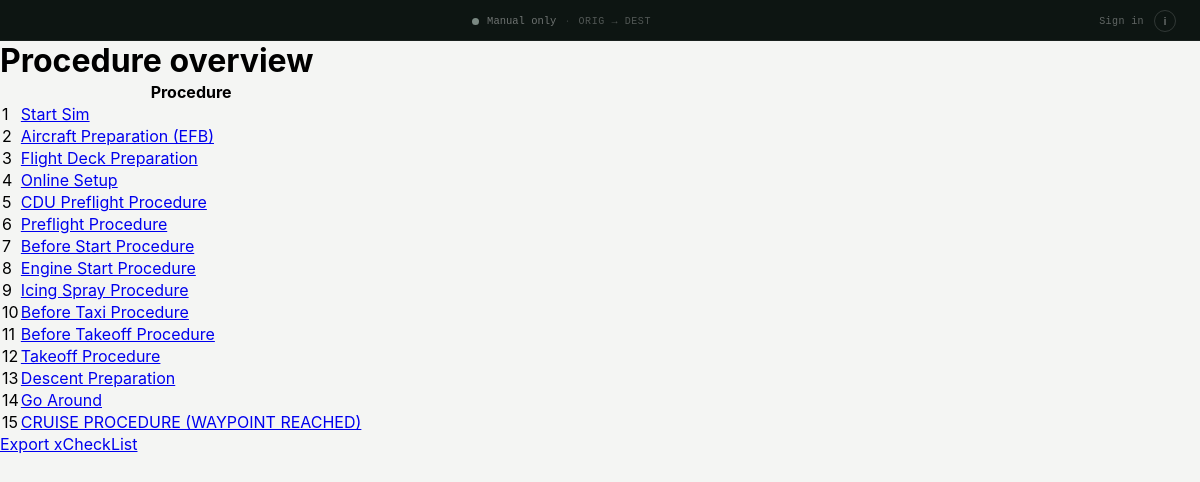
Page /procedures/ on the committed database.
### checklist/models.py (models this page shows, shortened)
class Procedure(models.Model):
    title = models.CharField(max_length=40)
    step = models.PositiveIntegerField()
    slug = models.SlugField(unique=True)
    show_expression = models.TextField(blank=True)
    auto_continue = models.BooleanField(default=False)
    def get_absolute_url(self):
        return reverse("checklist:detail", kwargs={"slug": self.slug})

### checklist/views.py (the view)
# urls.py: path("procedures/", views.IndexView.as_view(), name="index"),
class IndexView(generic.ListView):
    template_name = "checklist/index.html"
    context_object_name = "procedure_list"
    def get_queryset(self):
        return Procedure.objects.order_by("step")

### checklist/templatetags/environment_tags.py (called while the page is built)
@register.filter
def setting(key):
    return getattr(conf_settings, key, None)

### checklist/templates/checklist/index.html (shortened to what this page needs)
{% extends "checklist/base.html" %}
{% load static %}
{% block content %}
    <div class="fit-content">
        <legend>
            <h1>Procedure overview</h1>
        </legend>
        {% if procedure_list %}
            <div class="table-div">
                <table id="Table1" class="styled-table">
                    <thead>
                        <tr>
                            <th>&nbsp;</th>
                            <th>Procedure</th>
                        </tr>
                    </thead>
                    <tbody>
                        {% for proc in procedure_list %}
                            <tr>
                                <td>{{ forloop.counter }}</td>
                                <td>
                                    <a href="{{ proc.get_absolute_url }} ">{{ proc.title }}</a>
                                </td>
                            </tr>
                        {% endfor %}
                    </tbody>
                </table>
                <div class="btn-bar">
                    <a class="btn btn-right" href=" {% url 'checklist:export' %} ">Export xCheckList</a>
                </div>
            </div>
        {% else %}
            <p>No items are available.</p>
        {% endif %}
    </div>
{% endblock content %}

### checklist/static/checklist/css/tokens.css (style rules this page uses)
:root { --font-sans: -apple-system, 'Segoe UI', system-ui, sans-serif; --font-mono: 'SF Mono', 'Cascadia Mono', 'Fira Mono', 'Consolas', 'Liberation Mono', monospace; --color-teal-dark: #0F6B54; --color-teal-mid: #1A8A6C; --color-teal-bright: #22C9A0; --color-bg: #F4F5F3; --color-card: #FFFFFF; --color-dark: #0D1512; --color-ink: #111714; --color-ink-mid: #3D4842; --color-ink-muted: #7A8882; --color-ink-faint: #B8C0BC; --color-border: #E2E6E4; --color-border-mid: #C8D0CC; --color-checked-bg: #F0FAF6; --color-amber: #F5A623; --color-red: #C94040; --color-danger: #C0392B; --color-danger-bg: #FDF2F1; --space-1: 4px; --space-2: 8px; --space-3: 12px; --space-4: 16px; --space-5: 20px; --space-6: 24px; --radius-sm: 6px; --radius-md: 10px; --radius-lg: 12px; --transition-fast: 0.18s ease; --transition-panel: 0.28s cubic-bezier(0.4, 0, 0.2, 1); }

### checklist/static/checklist/css/layout.css (style rules this page uses)
*, *::before, *::after { box-sizing: border-box; margin: 0; padding: 0; }
html, body { height: 100%; }
body { font-family: var(--font-sans); background: var(--color-bg); display: flex; flex-direction: column; overflow: hidden; }

### rows in the picture
Procedure: title "Start Sim"
Procedure: title "Aircraft Preparation (EFB)"
Procedure: title "Flight Deck Preparation"
Procedure: title "Online Setup"
Procedure: title "CDU Preflight Procedure"
Procedure: title "Preflight Procedure"
Procedure: title "Before Start Procedure"
Procedure: title "Engine Start Procedure"
Procedure: title "Icing Spray Procedure"
Procedure: title "Before Taxi Procedure"
Procedure: title "Before Takeoff Procedure"
Procedure: title "Takeoff Procedure"
Procedure: title "Descent Preparation"
Procedure: title "Go Around"
Procedure: title "CRUISE PROCEDURE (WAYPOINT REACHED)"

### other values in the picture
{{ request.session.sb_origin|default:"ORIG" }} "ORIG"
{{ request.session.sb_destination|default:"DEST" }} "DEST"
